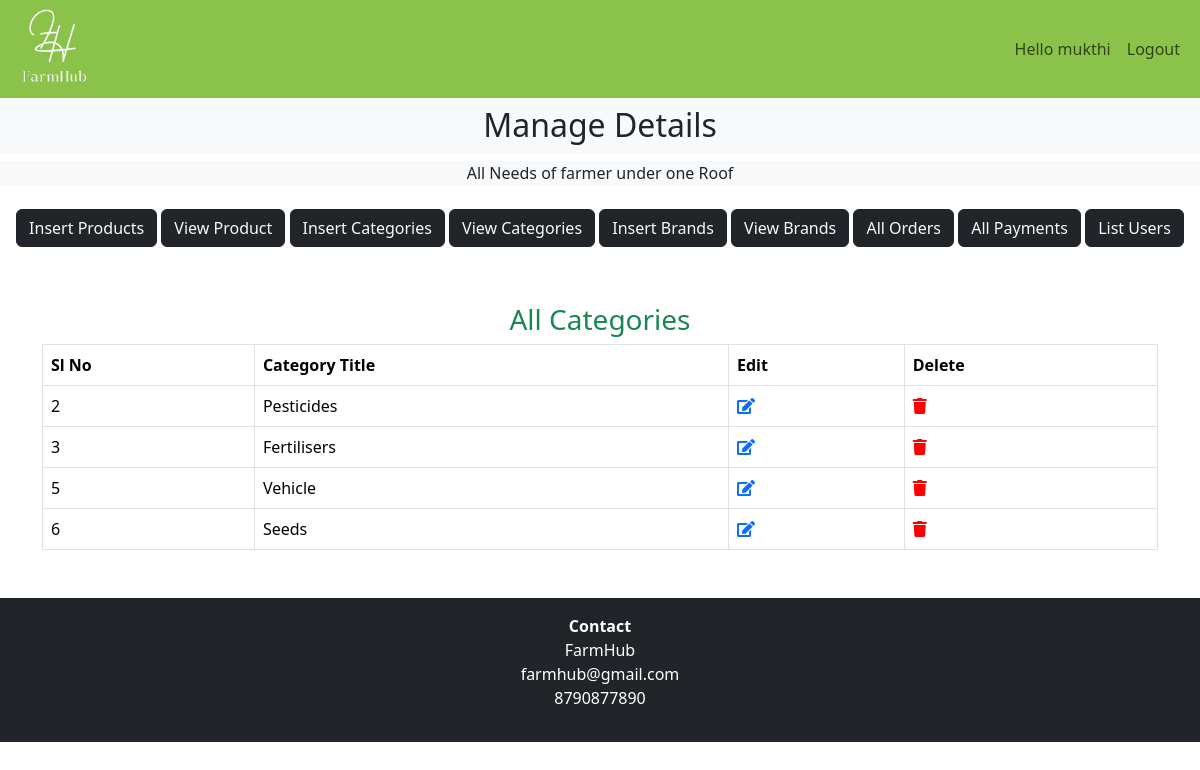
The page /admin_area/Index.php?view_categories (signed in) on the database its author committed.
### tables this page shows
CREATE TABLE `categories` (
  `category_id` int(11) NOT NULL,
  `category_title` varchar(100) NOT NULL
);

### admin_area/view_categories.php (the view, shortened to what this page needs)
<h3 class="text-center text-success">All Categories</h3>
<table class="table table-bordered table-hover">
    <thead>
        <tr>
            <th>Sl No</th>
            <th>Category Title</th>
            <th>Edit</th>
            <th>Delete</th>
        </tr>
    </thead>
    <tbody>
        <?php
        $select_cat = "SELECT * FROM `categories`";
        $result = mysqli_query($con, $select_cat);
        while ($row = mysqli_fetch_assoc($result)) {
            $category_id = $row['category_id'];
            $category_title = $row['category_title'];
            echo "<tr>
            <td>$category_id</td>
            <td>$category_title</td>
            <td><a href='index.php?edit_category=$category_id'><i class='fas fa-edit'></i></a></td>
            <td><a href='#' data-toggle='modal' data-target='#exampleModalCategory$category_id'><i class='fas fa-trash' style='color: red;'></i></a></td>
            </tr>";
        }
        ?>
    </tbody>
</table>

### style.css (style rules this page uses)
* { margin: 0; padding: 0; box-sizing: border-box; }

### admin_area/index.php (style rules this page uses)
body { overflow-x: hidden; }

### rows shown on the page
categories: category_id "2", category_title "Pesticides"
categories: category_id "3", category_title "Fertilisers"
categories: category_id "5", category_title "Vehicle"
categories: category_id "6", category_title "Seeds"

### other values the page prints
$admin_name "mukthi"
